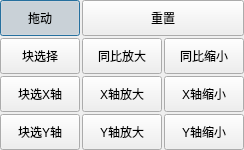
<?xml version="1.0" encoding="UTF-8"?>
<ui version="4.0">
 <class>map_control</class>
 <widget class="QDialog" name="map_control">
  <property name="geometry">
   <rect>
    <x>0</x>
    <y>0</y>
    <width>229</width>
    <height>150</height>
   </rect>
  </property>
  <property name="windowTitle">
   <string>图表操作 </string>
  </property>
  <layout class="QGridLayout" name="gridLayout">
   <property name="leftMargin">
    <number>0</number>
   </property>
   <property name="topMargin">
    <number>0</number>
   </property>
   <property name="rightMargin">
    <number>0</number>
   </property>
   <property name="bottomMargin">
    <number>0</number>
   </property>
   <property name="spacing">
    <number>2</number>
   </property>
   <item row="0" column="0">
    <widget class="QPushButton" name="move">
     <property name="sizePolicy">
      <sizepolicy hsizetype="Expanding" vsizetype="Expanding">
       <horstretch>0</horstretch>
       <verstretch>0</verstretch>
      </sizepolicy>
     </property>
     <property name="text">
      <string>拖动</string>
     </property>
     <property name="checkable">
      <bool>true</bool>
     </property>
     <property name="checked">
      <bool>true</bool>
     </property>
     <attribute name="buttonGroup">
      <string notr="true">buttonGroup</string>
     </attribute>
    </widget>
   </item>
   <item row="1" column="0">
    <widget class="QPushButton" name="sq">
     <property name="sizePolicy">
      <sizepolicy hsizetype="Expanding" vsizetype="Expanding">
       <horstretch>0</horstretch>
       <verstretch>0</verstretch>
      </sizepolicy>
     </property>
     <property name="toolTip">
      <string>以选择区域内的x轴和y轴的范围
作为x轴和y轴的新范围</string>
     </property>
     <property name="text">
      <string>块选择</string>
     </property>
     <property name="checkable">
      <bool>true</bool>
     </property>
     <attribute name="buttonGroup">
      <string notr="true">buttonGroup</string>
     </attribute>
    </widget>
   </item>
   <item row="1" column="1">
    <widget class="QPushButton" name="all_up">
     <property name="sizePolicy">
      <sizepolicy hsizetype="Expanding" vsizetype="Expanding">
       <horstretch>0</horstretch>
       <verstretch>0</verstretch>
      </sizepolicy>
     </property>
     <property name="toolTip">
      <string>点击一次将x轴与y轴的范围扩大至原来的1.1倍</string>
     </property>
     <property name="text">
      <string>同比放大</string>
     </property>
     <property name="checkable">
      <bool>true</bool>
     </property>
     <attribute name="buttonGroup">
      <string notr="true">buttonGroup</string>
     </attribute>
    </widget>
   </item>
   <item row="1" column="2">
    <widget class="QPushButton" name="all_down">
     <property name="sizePolicy">
      <sizepolicy hsizetype="Expanding" vsizetype="Expanding">
       <horstretch>0</horstretch>
       <verstretch>0</verstretch>
      </sizepolicy>
     </property>
     <property name="toolTip">
      <string>点击一次将x轴与y轴的范围缩小至原来的0.9倍</string>
     </property>
     <property name="text">
      <string>同比缩小</string>
     </property>
     <property name="checkable">
      <bool>true</bool>
     </property>
     <attribute name="buttonGroup">
      <string notr="true">buttonGroup</string>
     </attribute>
    </widget>
   </item>
   <item row="2" column="0">
    <widget class="QPushButton" name="sq_x">
     <property name="sizePolicy">
      <sizepolicy hsizetype="Expanding" vsizetype="Expanding">
       <horstretch>0</horstretch>
       <verstretch>0</verstretch>
      </sizepolicy>
     </property>
     <property name="toolTip">
      <string>以选择区域内的x轴的范围作为x轴的新范围</string>
     </property>
     <property name="text">
      <string>块选X轴</string>
     </property>
     <property name="checkable">
      <bool>true</bool>
     </property>
     <attribute name="buttonGroup">
      <string notr="true">buttonGroup</string>
     </attribute>
    </widget>
   </item>
   <item row="2" column="1">
    <widget class="QPushButton" name="x_up">
     <property name="sizePolicy">
      <sizepolicy hsizetype="Expanding" vsizetype="Expanding">
       <horstretch>0</horstretch>
       <verstretch>0</verstretch>
      </sizepolicy>
     </property>
     <property name="toolTip">
      <string>点击一次将x轴的范围扩大至原来的1.1倍</string>
     </property>
     <property name="text">
      <string>X轴放大</string>
     </property>
     <property name="checkable">
      <bool>true</bool>
     </property>
     <attribute name="buttonGroup">
      <string notr="true">buttonGroup</string>
     </attribute>
    </widget>
   </item>
   <item row="2" column="2">
    <widget class="QPushButton" name="x_down">
     <property name="sizePolicy">
      <sizepolicy hsizetype="Expanding" vsizetype="Expanding">
       <horstretch>0</horstretch>
       <verstretch>0</verstretch>
      </sizepolicy>
     </property>
     <property name="toolTip">
      <string>点击一次将x轴的范围缩小至原来的0.9倍</string>
     </property>
     <property name="text">
      <string>X轴缩小</string>
     </property>
     <property name="checkable">
      <bool>true</bool>
     </property>
     <attribute name="buttonGroup">
      <string notr="true">buttonGroup</string>
     </attribute>
    </widget>
   </item>
   <item row="3" column="0">
    <widget class="QPushButton" name="sq_y">
     <property name="sizePolicy">
      <sizepolicy hsizetype="Expanding" vsizetype="Expanding">
       <horstretch>0</horstretch>
       <verstretch>0</verstretch>
      </sizepolicy>
     </property>
     <property name="toolTip">
      <string>以选择区域内的y轴的范围作为y轴的新范围</string>
     </property>
     <property name="text">
      <string>块选Y轴</string>
     </property>
     <property name="checkable">
      <bool>true</bool>
     </property>
     <attribute name="buttonGroup">
      <string notr="true">buttonGroup</string>
     </attribute>
    </widget>
   </item>
   <item row="3" column="1">
    <widget class="QPushButton" name="y_up">
     <property name="sizePolicy">
      <sizepolicy hsizetype="Expanding" vsizetype="Expanding">
       <horstretch>0</horstretch>
       <verstretch>0</verstretch>
      </sizepolicy>
     </property>
     <property name="toolTip">
      <string>点击一次将y轴的范围扩大至原来的1.1倍</string>
     </property>
     <property name="text">
      <string>Y轴放大</string>
     </property>
     <property name="checkable">
      <bool>true</bool>
     </property>
     <attribute name="buttonGroup">
      <string notr="true">buttonGroup</string>
     </attribute>
    </widget>
   </item>
   <item row="3" column="2">
    <widget class="QPushButton" name="y_down">
     <property name="sizePolicy">
      <sizepolicy hsizetype="Expanding" vsizetype="Expanding">
       <horstretch>0</horstretch>
       <verstretch>0</verstretch>
      </sizepolicy>
     </property>
     <property name="toolTip">
      <string>点击一次将y轴的范围缩小至原来的0.9倍</string>
     </property>
     <property name="text">
      <string>Y轴缩小</string>
     </property>
     <property name="checkable">
      <bool>true</bool>
     </property>
     <attribute name="buttonGroup">
      <string notr="true">buttonGroup</string>
     </attribute>
    </widget>
   </item>
   <item row="0" column="1" colspan="2">
    <widget class="QPushButton" name="reset">
     <property name="sizePolicy">
      <sizepolicy hsizetype="Expanding" vsizetype="Expanding">
       <horstretch>0</horstretch>
       <verstretch>0</verstretch>
      </sizepolicy>
     </property>
     <property name="toolTip">
      <string>恢复到初始范围</string>
     </property>
     <property name="text">
      <string>重置</string>
     </property>
    </widget>
   </item>
  </layout>
 </widget>
 <resources/>
 <connections/>
 <buttongroups>
  <buttongroup name="buttonGroup"/>
 </buttongroups>
</ui>
